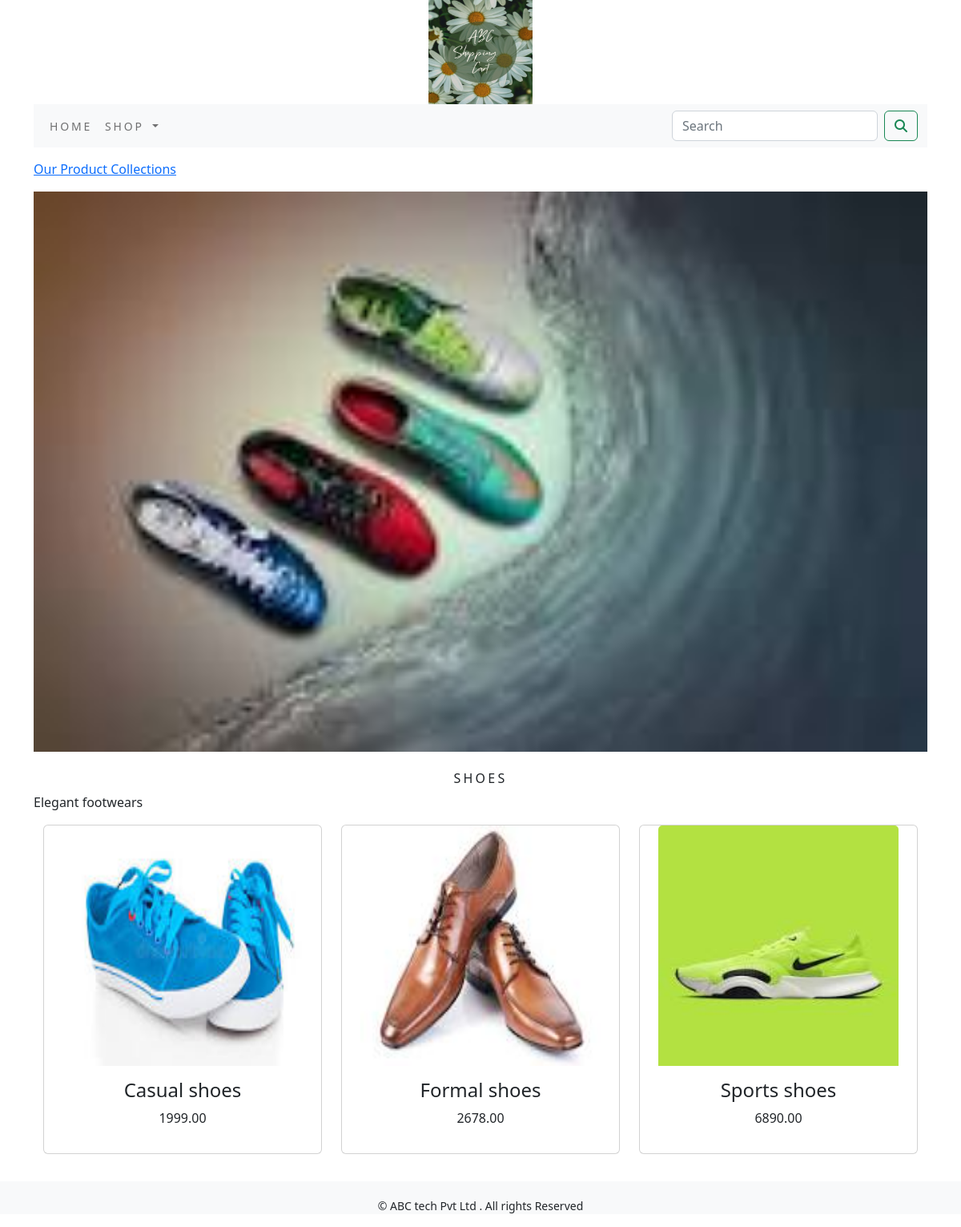
The app's page /shop/shoes/ with its own data.
### shop/models.py (models this page shows, shortened)
class Category(models.Model):
    name=models.CharField(max_length=250,unique=True)
    slug=models.SlugField(max_length=250,unique=True)
    description=models.TextField(blank=True)
    image=models.ImageField(upload_to='category',blank=True)
    class Meta:
        ordering=('name',)
        verbose_name='category'
        verbose_name_plural='categories'
    def get_url(self):
        return reverse('shop:product_by_category',args=[self.slug])

class Product(models.Model):
    name=models.CharField(max_length=250,unique=True)
    slug=models.SlugField(max_length=250,unique=True)
    description=models.TextField(blank=True)
    price=models.DecimalField(max_digits=10,decimal_places=2)
    category=models.ForeignKey(Category,on_delete=models.CASCADE)
    image=models.ImageField(upload_to='product',blank=True)
    stock=models.IntegerField()
    available=models.BooleanField(default=True)
    created=models.DateTimeField(auto_now_add=True)
    updated=models.DateTimeField(auto_now_add=True)
    def get_url(self):
        return reverse('shop:prodCatdetail',args=[self.category.slug,self.slug])
    class Meta:
        ordering=('name',)
        verbose_name='product'
        verbose_name_plural='products'

### shop/views.py (the view)
# urls.py: path('', views.allProdCat, name='allProdCat'),
def allProdCat(request,c_slug=None):
    c_page=None
    products_list=None
    if c_slug!=None:
        c_page=get_object_or_404(Category,slug=c_slug)
        products_list=Product.objects.all().filter(category=c_page,available=True)
    else:
        products_list=Product.objects.all().filter(available=True)
    paginator=Paginator(products_list,6)
    try:
        page=int(request.GET.get('page','1'))
    except:
        page=1
    try:
        products=paginator.page(page)
    except (EmptyPage,InvalidPage):
        products=paginator.page(paginator.num_pages)
    return render(request,"category.html",{'category':c_page,'products':products})

### cart/context_processors.py (called while the page is built)
def counter(request):
    item_count=0
    if 'admin' in request.path:
        return {}
    else:
         try:
             cart=Cart.objects.filter(cart_id=_cart_id(request))
             cart_items=CartItem.objects.all().filter(cart=cart[:1])
             for cart_item in cart_items:
                 item_count += cart_item.quantity
         except Cart.DoesNotExist:
             item_count = 0
    return dict(item_count=item_count)

### cart/views.py (called while the page is built)
def _cart_id(request):
        cart=request.session.session_key
        if not cart:
           cart=request.session.create()
        return cart

### shop/context_processors.py (called while the page is built)
def menu_links(request):
    links=Category.objects.all()
    return dict(links=links)

### templates/category.html (shortened to what this page needs)
{% extends 'base.html' %}
{% load static %}
{% block content %}
   {% if category %}
   <div>
       <div class="row my_row_class">
           <div class="mx-auto">
           <p><a href = "{% url 'shop:allProdCat' %}" >Our Product Collections</a></p>
           </div>
       </div>
   </div>
   {% endif %}
<div class="mx_auto">
    {% if category %}
          <img class="my_image" src="{{category.image.url}}" alt="{{category.name}}">
</div>
   <br>
<div>
          <h1 class="text-center my_title">{{category.name}}</h1>
          <p class="text-justify">{{category.description}}</p>
</div>
     {% endif %}
<div class="container">
    <div class="row mx_auto">
         {% for product in products.object_list %}
        <div class="my_bottom_margin col-9 col-sm-12  col-md-4 col-lg-4">
            <div class="card text-center" style="min-width:18rem;">
                <a href="{{product.get_url}}"><img class="card-img-top my_image" src="{{product.image.url}}" style="width:300px; height:300px;" alt="{{product.name}}"></a>
              <div class="card-body">
                <h4>{{product.name}}</h4>
                <p>{{product.price}}</p>
              </div>
            </div>
        </div>
         {% endfor %}
    </div>
    <br>
</div>
{% endblock %}

### static/css/custom.css (style rules this page uses)
body { font-family:'Roboto Slab', serif; }
.my_row_class { padding-top:15px; }
.my_image { width:100%; height:auto; }
.my_title { font-size:16px; text-transform:uppercase; letter-spacing:.2em; }
.my_bottom_margin { margin-bottom:10px; }

### records on screen
Category: image (picture), name "SHOES", description "Elegant footwears"
Product: image (picture), name "Casual shoes", price "1999.00"
Product: image (picture), name "Formal shoes", price "2678.00"
Product: image (picture), name "Sports shoes", price "6890.00"
